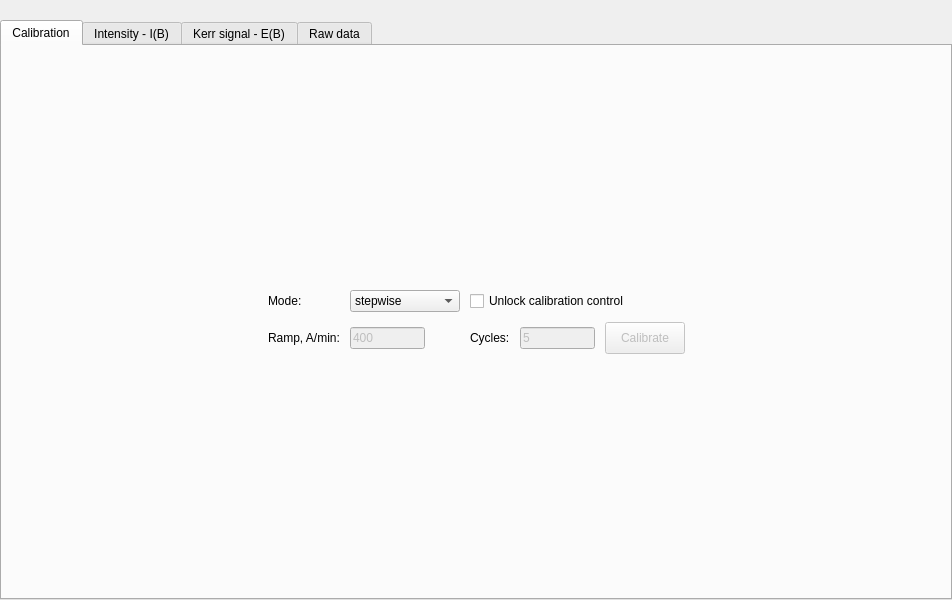
<?xml version="1.0" encoding="UTF-8"?>
<ui version="4.0">
 <class>Form</class>
 <widget class="QWidget" name="Form">
  <property name="geometry">
   <rect>
    <x>0</x>
    <y>0</y>
    <width>952</width>
    <height>600</height>
   </rect>
  </property>
  <property name="sizePolicy">
   <sizepolicy hsizetype="Preferred" vsizetype="Preferred">
    <horstretch>0</horstretch>
    <verstretch>0</verstretch>
   </sizepolicy>
  </property>
  <property name="windowTitle">
   <string>Live data</string>
  </property>
  <layout class="QVBoxLayout" name="verticalLayout">
   <property name="spacing">
    <number>0</number>
   </property>
   <property name="leftMargin">
    <number>0</number>
   </property>
   <property name="topMargin">
    <number>0</number>
   </property>
   <property name="rightMargin">
    <number>0</number>
   </property>
   <property name="bottomMargin">
    <number>0</number>
   </property>
   <item>
    <layout class="QGridLayout" name="layout">
     <property name="sizeConstraint">
      <enum>QLayout::SetDefaultConstraint</enum>
     </property>
     <property name="spacing">
      <number>0</number>
     </property>
     <item row="4" column="0">
      <widget class="QTabWidget" name="tabWidget">
       <property name="enabled">
        <bool>true</bool>
       </property>
       <property name="currentIndex">
        <number>0</number>
       </property>
       <widget class="QWidget" name="tab_0">
        <attribute name="title">
         <string>Calibration</string>
        </attribute>
        <layout class="QGridLayout" name="gridLayout_0">
         <property name="leftMargin">
          <number>5</number>
         </property>
         <property name="topMargin">
          <number>5</number>
         </property>
         <property name="rightMargin">
          <number>5</number>
         </property>
         <property name="bottomMargin">
          <number>5</number>
         </property>
         <property name="spacing">
          <number>0</number>
         </property>
         <item row="1" column="0">
          <layout class="QGridLayout" name="lyt_mag_0">
           <property name="spacing">
            <number>0</number>
           </property>
           <item row="0" column="1">
            <layout class="QGridLayout" name="lyt_mag_1">
             <property name="sizeConstraint">
              <enum>QLayout::SetDefaultConstraint</enum>
             </property>
             <property name="leftMargin">
              <number>0</number>
             </property>
             <property name="topMargin">
              <number>0</number>
             </property>
             <property name="rightMargin">
              <number>0</number>
             </property>
             <property name="bottomMargin">
              <number>0</number>
             </property>
             <property name="spacing">
              <number>10</number>
             </property>
             <item row="0" column="3">
              <widget class="QComboBox" name="cmb_mag_mode">
               <property name="enabled">
                <bool>true</bool>
               </property>
               <property name="minimumSize">
                <size>
                 <width>110</width>
                 <height>0</height>
                </size>
               </property>
               <property name="maximumSize">
                <size>
                 <width>110</width>
                 <height>16777215</height>
                </size>
               </property>
               <item>
                <property name="text">
                 <string>stepwise</string>
                </property>
               </item>
               <item>
                <property name="text">
                 <string>continuous</string>
                </property>
               </item>
              </widget>
             </item>
             <item row="0" column="2">
              <widget class="QLabel" name="lbl_mag_mode">
               <property name="text">
                <string>Mode:</string>
               </property>
              </widget>
             </item>
             <item row="0" column="4" colspan="3">
              <widget class="QCheckBox" name="chck_unlock">
               <property name="text">
                <string>Unlock calibration control</string>
               </property>
              </widget>
             </item>
             <item row="1" column="4">
              <widget class="QLabel" name="lbl_mag_cycles">
               <property name="text">
                <string>Cycles:</string>
               </property>
              </widget>
             </item>
             <item row="1" column="5">
              <widget class="QLineEdit" name="ln_mag_cycles">
               <property name="enabled">
                <bool>false</bool>
               </property>
               <property name="minimumSize">
                <size>
                 <width>75</width>
                 <height>0</height>
                </size>
               </property>
               <property name="maximumSize">
                <size>
                 <width>75</width>
                 <height>16777215</height>
                </size>
               </property>
               <property name="text">
                <string>5</string>
               </property>
              </widget>
             </item>
             <item row="1" column="6">
              <widget class="QPushButton" name="btn_calibrate">
               <property name="enabled">
                <bool>false</bool>
               </property>
               <property name="minimumSize">
                <size>
                 <width>50</width>
                 <height>32</height>
                </size>
               </property>
               <property name="text">
                <string>Calibrate</string>
               </property>
               <property name="default">
                <bool>false</bool>
               </property>
               <property name="flat">
                <bool>false</bool>
               </property>
              </widget>
             </item>
             <item row="1" column="3">
              <widget class="QLineEdit" name="ln_mag_ramp">
               <property name="enabled">
                <bool>false</bool>
               </property>
               <property name="minimumSize">
                <size>
                 <width>75</width>
                 <height>0</height>
                </size>
               </property>
               <property name="maximumSize">
                <size>
                 <width>75</width>
                 <height>16777215</height>
                </size>
               </property>
               <property name="text">
                <string>400</string>
               </property>
              </widget>
             </item>
             <item row="1" column="2">
              <widget class="QLabel" name="lbl_mag_ramp">
               <property name="text">
                <string>Ramp, A/min:</string>
               </property>
              </widget>
             </item>
            </layout>
           </item>
           <item row="0" column="0">
            <spacer name="spcr_0">
             <property name="orientation">
              <enum>Qt::Horizontal</enum>
             </property>
             <property name="sizeHint" stdset="0">
              <size>
               <width>40</width>
               <height>20</height>
              </size>
             </property>
            </spacer>
           </item>
           <item row="0" column="2">
            <spacer name="spcr_1">
             <property name="orientation">
              <enum>Qt::Horizontal</enum>
             </property>
             <property name="sizeHint" stdset="0">
              <size>
               <width>40</width>
               <height>20</height>
              </size>
             </property>
            </spacer>
           </item>
          </layout>
         </item>
         <item row="3" column="0">
          <layout class="QVBoxLayout" name="lyt_mag_plot">
           <property name="spacing">
            <number>0</number>
           </property>
          </layout>
         </item>
        </layout>
       </widget>
       <widget class="QWidget" name="tab_1">
        <attribute name="title">
         <string>Intensity - I(B)</string>
        </attribute>
        <layout class="QGridLayout" name="gridLayout_1">
         <property name="leftMargin">
          <number>5</number>
         </property>
         <property name="topMargin">
          <number>5</number>
         </property>
         <property name="rightMargin">
          <number>5</number>
         </property>
         <property name="bottomMargin">
          <number>5</number>
         </property>
         <item row="0" column="0">
          <layout class="QHBoxLayout" name="lyt_int_0">
           <item>
            <spacer name="spcr_5">
             <property name="orientation">
              <enum>Qt::Horizontal</enum>
             </property>
             <property name="sizeHint" stdset="0">
              <size>
               <width>13</width>
               <height>63</height>
              </size>
             </property>
            </spacer>
           </item>
           <item>
            <layout class="QGridLayout" name="lyt_int_1">
             <item row="1" column="5">
              <widget class="QLineEdit" name="ln_int_cycles">
               <property name="minimumSize">
                <size>
                 <width>75</width>
                 <height>0</height>
                </size>
               </property>
               <property name="maximumSize">
                <size>
                 <width>75</width>
                 <height>16777215</height>
                </size>
               </property>
               <property name="text">
                <string>1</string>
               </property>
              </widget>
             </item>
             <item row="2" column="2">
              <widget class="QLabel" name="lbl_int_steptime">
               <property name="text">
                <string>Step time, s</string>
               </property>
              </widget>
             </item>
             <item row="1" column="0">
              <widget class="QLabel" name="lbl_Bmin">
               <property name="text">
                <string>B_min, T:</string>
               </property>
              </widget>
             </item>
             <item row="2" column="0">
              <widget class="QLabel" name="lbl_Bmax">
               <property name="text">
                <string>B_max, T:</string>
               </property>
              </widget>
             </item>
             <item row="1" column="3">
              <widget class="QLineEdit" name="ln_int_step">
               <property name="enabled">
                <bool>false</bool>
               </property>
               <property name="minimumSize">
                <size>
                 <width>75</width>
                 <height>0</height>
                </size>
               </property>
               <property name="maximumSize">
                <size>
                 <width>75</width>
                 <height>16777215</height>
                </size>
               </property>
               <property name="text">
                <string>0.005</string>
               </property>
              </widget>
             </item>
             <item row="2" column="3">
              <widget class="QLineEdit" name="ln_int_steptime">
               <property name="minimumSize">
                <size>
                 <width>75</width>
                 <height>0</height>
                </size>
               </property>
               <property name="maximumSize">
                <size>
                 <width>75</width>
                 <height>16777215</height>
                </size>
               </property>
               <property name="text">
                <string>5</string>
               </property>
              </widget>
             </item>
             <item row="1" column="4">
              <widget class="QLabel" name="lbl_int_cycles">
               <property name="text">
                <string>Cycles:</string>
               </property>
              </widget>
             </item>
             <item row="1" column="2">
              <widget class="QLabel" name="lbl_int_step">
               <property name="sizePolicy">
                <sizepolicy hsizetype="Preferred" vsizetype="Preferred">
                 <horstretch>0</horstretch>
                 <verstretch>0</verstretch>
                </sizepolicy>
               </property>
               <property name="text">
                <string>Step, T:</string>
               </property>
              </widget>
             </item>
             <item row="0" column="0">
              <widget class="QLabel" name="lbl_sample">
               <property name="text">
                <string>Sample name:</string>
               </property>
              </widget>
             </item>
             <item row="2" column="4">
              <widget class="QLabel" name="lbl_int_ramp">
               <property name="text">
                <string>Ramp, A/min:</string>
               </property>
              </widget>
             </item>
             <item row="2" column="5">
              <widget class="QComboBox" name="cmb_int_ramp">
               <property name="enabled">
                <bool>true</bool>
               </property>
               <property name="minimumSize">
                <size>
                 <width>75</width>
                 <height>0</height>
                </size>
               </property>
               <property name="maximumSize">
                <size>
                 <width>100</width>
                 <height>16777215</height>
                </size>
               </property>
              </widget>
             </item>
             <item row="0" column="1" colspan="3">
              <widget class="QLineEdit" name="ln_sample"/>
             </item>
             <item row="2" column="1">
              <widget class="QLineEdit" name="ln_Bmax">
               <property name="minimumSize">
                <size>
                 <width>75</width>
                 <height>0</height>
                </size>
               </property>
               <property name="maximumSize">
                <size>
                 <width>75</width>
                 <height>16777215</height>
                </size>
               </property>
               <property name="text">
                <string>0.5</string>
               </property>
              </widget>
             </item>
             <item row="1" column="6">
              <widget class="QPushButton" name="btn_run">
               <property name="sizePolicy">
                <sizepolicy hsizetype="Fixed" vsizetype="Minimum">
                 <horstretch>0</horstretch>
                 <verstretch>0</verstretch>
                </sizepolicy>
               </property>
               <property name="minimumSize">
                <size>
                 <width>100</width>
                 <height>32</height>
                </size>
               </property>
               <property name="maximumSize">
                <size>
                 <width>100</width>
                 <height>32</height>
                </size>
               </property>
               <property name="text">
                <string>Run</string>
               </property>
              </widget>
             </item>
             <item row="2" column="6">
              <widget class="QProgressBar" name="bar_cycles">
               <property name="sizePolicy">
                <sizepolicy hsizetype="Fixed" vsizetype="Fixed">
                 <horstretch>0</horstretch>
                 <verstretch>0</verstretch>
                </sizepolicy>
               </property>
               <property name="minimumSize">
                <size>
                 <width>100</width>
                 <height>20</height>
                </size>
               </property>
               <property name="maximumSize">
                <size>
                 <width>100</width>
                 <height>20</height>
                </size>
               </property>
               <property name="baseSize">
                <size>
                 <width>0</width>
                 <height>0</height>
                </size>
               </property>
               <property name="minimum">
                <number>0</number>
               </property>
               <property name="maximum">
                <number>1</number>
               </property>
               <property name="value">
                <number>0</number>
               </property>
               <property name="alignment">
                <set>Qt::AlignCenter</set>
               </property>
               <property name="textVisible">
                <bool>true</bool>
               </property>
               <property name="orientation">
                <enum>Qt::Horizontal</enum>
               </property>
               <property name="invertedAppearance">
                <bool>false</bool>
               </property>
               <property name="textDirection">
                <enum>QProgressBar::TopToBottom</enum>
               </property>
               <property name="format">
                <string extracomment="1234">%p%</string>
               </property>
              </widget>
             </item>
             <item row="1" column="1">
              <widget class="QLineEdit" name="ln_Bmin">
               <property name="minimumSize">
                <size>
                 <width>75</width>
                 <height>0</height>
                </size>
               </property>
               <property name="maximumSize">
                <size>
                 <width>75</width>
                 <height>16777215</height>
                </size>
               </property>
               <property name="text">
                <string>-0.5</string>
               </property>
              </widget>
             </item>
             <item row="0" column="7">
              <widget class="QGroupBox" name="lyt_exp">
               <property name="sizePolicy">
                <sizepolicy hsizetype="Minimum" vsizetype="Minimum">
                 <horstretch>0</horstretch>
                 <verstretch>0</verstretch>
                </sizepolicy>
               </property>
               <property name="maximumSize">
                <size>
                 <width>16777215</width>
                 <height>25</height>
                </size>
               </property>
               <property name="title">
                <string/>
               </property>
               <property name="flat">
                <bool>false</bool>
               </property>
               <property name="checkable">
                <bool>false</bool>
               </property>
               <layout class="QHBoxLayout" name="horizontalLayout">
                <property name="leftMargin">
                 <number>0</number>
                </property>
                <property name="topMargin">
                 <number>0</number>
                </property>
                <property name="rightMargin">
                 <number>0</number>
                </property>
                <property name="bottomMargin">
                 <number>0</number>
                </property>
                <item>
                 <widget class="QRadioButton" name="rad_rotation">
                  <property name="text">
                   <string>Rotation</string>
                  </property>
                  <property name="checked">
                   <bool>false</bool>
                  </property>
                 </widget>
                </item>
                <item>
                 <widget class="QRadioButton" name="rad_ellipticity">
                  <property name="text">
                   <string>Ellipticity</string>
                  </property>
                  <property name="checked">
                   <bool>true</bool>
                  </property>
                 </widget>
                </item>
               </layout>
              </widget>
             </item>
             <item row="0" column="6">
              <widget class="QComboBox" name="cmb_int_mode">
               <property name="minimumSize">
                <size>
                 <width>110</width>
                 <height>0</height>
                </size>
               </property>
               <property name="maximumSize">
                <size>
                 <width>110</width>
                 <height>16777215</height>
                </size>
               </property>
               <item>
                <property name="text">
                 <string>stepwise</string>
                </property>
               </item>
               <item>
                <property name="text">
                 <string>continuous</string>
                </property>
               </item>
              </widget>
             </item>
             <item row="0" column="5">
              <widget class="QLabel" name="lbl_int_mode">
               <property name="text">
                <string>Mode:</string>
               </property>
              </widget>
             </item>
            </layout>
           </item>
           <item>
            <spacer name="spcr_6">
             <property name="orientation">
              <enum>Qt::Horizontal</enum>
             </property>
             <property name="sizeHint" stdset="0">
              <size>
               <width>13</width>
               <height>63</height>
              </size>
             </property>
            </spacer>
           </item>
           <item>
            <layout class="QVBoxLayout" name="lyt_int_2">
             <property name="sizeConstraint">
              <enum>QLayout::SetMinimumSize</enum>
             </property>
             <item>
              <widget class="QLabel" name="lbl_timeleft">
               <property name="sizePolicy">
                <sizepolicy hsizetype="Minimum" vsizetype="Maximum">
                 <horstretch>0</horstretch>
                 <verstretch>0</verstretch>
                </sizepolicy>
               </property>
               <property name="text">
                <string>Remaining time:</string>
               </property>
               <property name="alignment">
                <set>Qt::AlignCenter</set>
               </property>
              </widget>
             </item>
             <item>
              <widget class="QLCDNumber" name="lcd_timeleft">
               <property name="minimumSize">
                <size>
                 <width>0</width>
                 <height>24</height>
                </size>
               </property>
               <property name="maximumSize">
                <size>
                 <width>16777215</width>
                 <height>24</height>
                </size>
               </property>
               <property name="digitCount">
                <number>5</number>
               </property>
               <property name="mode">
                <enum>QLCDNumber::Dec</enum>
               </property>
              </widget>
             </item>
            </layout>
           </item>
          </layout>
         </item>
         <item row="1" column="0">
          <layout class="QVBoxLayout" name="lyt_int_plot"/>
         </item>
        </layout>
       </widget>
       <widget class="QWidget" name="tab_2">
        <attribute name="title">
         <string>Kerr signal - E(B)</string>
        </attribute>
        <layout class="QGridLayout" name="gridLayout_6">
         <property name="leftMargin">
          <number>5</number>
         </property>
         <property name="topMargin">
          <number>5</number>
         </property>
         <property name="rightMargin">
          <number>5</number>
         </property>
         <property name="bottomMargin">
          <number>5</number>
         </property>
         <item row="1" column="0">
          <layout class="QVBoxLayout" name="lyt_elli_plot"/>
         </item>
         <item row="0" column="0">
          <layout class="QHBoxLayout" name="lyt_elli_0">
           <item>
            <spacer name="spcr_8">
             <property name="orientation">
              <enum>Qt::Horizontal</enum>
             </property>
             <property name="sizeType">
              <enum>QSizePolicy::Fixed</enum>
             </property>
             <property name="sizeHint" stdset="0">
              <size>
               <width>20</width>
               <height>20</height>
              </size>
             </property>
            </spacer>
           </item>
           <item>
            <layout class="QGridLayout" name="lyt_elli_2">
             <item row="0" column="3">
              <widget class="QLineEdit" name="ln_ext">
               <property name="minimumSize">
                <size>
                 <width>75</width>
                 <height>21</height>
                </size>
               </property>
               <property name="maximumSize">
                <size>
                 <width>75</width>
                 <height>21</height>
                </size>
               </property>
               <property name="text">
                <string>0.2</string>
               </property>
              </widget>
             </item>
             <item row="0" column="5">
              <widget class="QLabel" name="lbl_kerr">
               <property name="minimumSize">
                <size>
                 <width>100</width>
                 <height>16</height>
                </size>
               </property>
               <property name="maximumSize">
                <size>
                 <width>100</width>
                 <height>16</height>
                </size>
               </property>
               <property name="text">
                <string>Kerr angle, µrad:</string>
               </property>
              </widget>
             </item>
             <item row="0" column="2">
              <widget class="QLabel" name="lbl_ext">
               <property name="sizePolicy">
                <sizepolicy hsizetype="Preferred" vsizetype="Preferred">
                 <horstretch>0</horstretch>
                 <verstretch>0</verstretch>
                </sizepolicy>
               </property>
               <property name="maximumSize">
                <size>
                 <width>100</width>
                 <height>16777215</height>
                </size>
               </property>
               <property name="text">
                <string>Extinction, V:</string>
               </property>
              </widget>
             </item>
             <item row="0" column="1">
              <widget class="QLineEdit" name="ln_angle">
               <property name="minimumSize">
                <size>
                 <width>75</width>
                 <height>21</height>
                </size>
               </property>
               <property name="maximumSize">
                <size>
                 <width>75</width>
                 <height>21</height>
                </size>
               </property>
               <property name="text">
                <string>12.6</string>
               </property>
              </widget>
             </item>
             <item row="0" column="4">
              <widget class="QPushButton" name="btn_calc">
               <property name="sizePolicy">
                <sizepolicy hsizetype="Fixed" vsizetype="Fixed">
                 <horstretch>0</horstretch>
                 <verstretch>0</verstretch>
                </sizepolicy>
               </property>
               <property name="minimumSize">
                <size>
                 <width>100</width>
                 <height>0</height>
                </size>
               </property>
               <property name="maximumSize">
                <size>
                 <width>100</width>
                 <height>16777215</height>
                </size>
               </property>
               <property name="text">
                <string>Calculate</string>
               </property>
              </widget>
             </item>
             <item row="0" column="0">
              <widget class="QLabel" name="lbl_angle">
               <property name="sizePolicy">
                <sizepolicy hsizetype="Preferred" vsizetype="Preferred">
                 <horstretch>0</horstretch>
                 <verstretch>0</verstretch>
                </sizepolicy>
               </property>
               <property name="maximumSize">
                <size>
                 <width>130</width>
                 <height>16777215</height>
                </size>
               </property>
               <property name="text">
                <string>Canting angle, µrad:</string>
               </property>
              </widget>
             </item>
             <item row="0" column="6">
              <widget class="QLineEdit" name="ln_kerr">
               <property name="minimumSize">
                <size>
                 <width>100</width>
                 <height>21</height>
                </size>
               </property>
               <property name="maximumSize">
                <size>
                 <width>100</width>
                 <height>21</height>
                </size>
               </property>
               <property name="readOnly">
                <bool>true</bool>
               </property>
              </widget>
             </item>
            </layout>
           </item>
           <item>
            <spacer name="spcr_9">
             <property name="orientation">
              <enum>Qt::Horizontal</enum>
             </property>
             <property name="sizeType">
              <enum>QSizePolicy::Minimum</enum>
             </property>
             <property name="sizeHint" stdset="0">
              <size>
               <width>20</width>
               <height>20</height>
              </size>
             </property>
            </spacer>
           </item>
          </layout>
         </item>
        </layout>
       </widget>
       <widget class="QWidget" name="tab_3">
        <attribute name="title">
         <string>Raw data</string>
        </attribute>
        <layout class="QGridLayout" name="gridLayout_7">
         <property name="leftMargin">
          <number>5</number>
         </property>
         <property name="topMargin">
          <number>5</number>
         </property>
         <property name="rightMargin">
          <number>5</number>
         </property>
         <property name="bottomMargin">
          <number>5</number>
         </property>
         <item row="0" column="0">
          <layout class="QVBoxLayout" name="layout_tab3">
           <item>
            <widget class="QPlainTextEdit" name="txt_rawdata">
             <property name="undoRedoEnabled">
              <bool>false</bool>
             </property>
            </widget>
           </item>
          </layout>
         </item>
        </layout>
       </widget>
      </widget>
     </item>
     <item row="0" column="0">
      <spacer name="horizontalSpacer">
       <property name="orientation">
        <enum>Qt::Horizontal</enum>
       </property>
       <property name="sizeHint" stdset="0">
        <size>
         <width>40</width>
         <height>20</height>
        </size>
       </property>
      </spacer>
     </item>
    </layout>
   </item>
  </layout>
 </widget>
 <resources>
  <include location="../../../resources/nicos-gui.qrc"/>
 </resources>
 <connections>
  <connection>
   <sender>cmb_mag_mode</sender>
   <signal>currentIndexChanged(int)</signal>
   <receiver>cmb_int_mode</receiver>
   <slot>setCurrentIndex(int)</slot>
   <hints>
    <hint type="sourcelabel">
     <x>399</x>
     <y>91</y>
    </hint>
    <hint type="destinationlabel">
     <x>590</x>
     <y>109</y>
    </hint>
   </hints>
  </connection>
  <connection>
   <sender>cmb_int_mode</sender>
   <signal>currentIndexChanged(int)</signal>
   <receiver>cmb_mag_mode</receiver>
   <slot>setCurrentIndex(int)</slot>
   <hints>
    <hint type="sourcelabel">
     <x>590</x>
     <y>109</y>
    </hint>
    <hint type="destinationlabel">
     <x>399</x>
     <y>91</y>
    </hint>
   </hints>
  </connection>
 </connections>
</ui>
